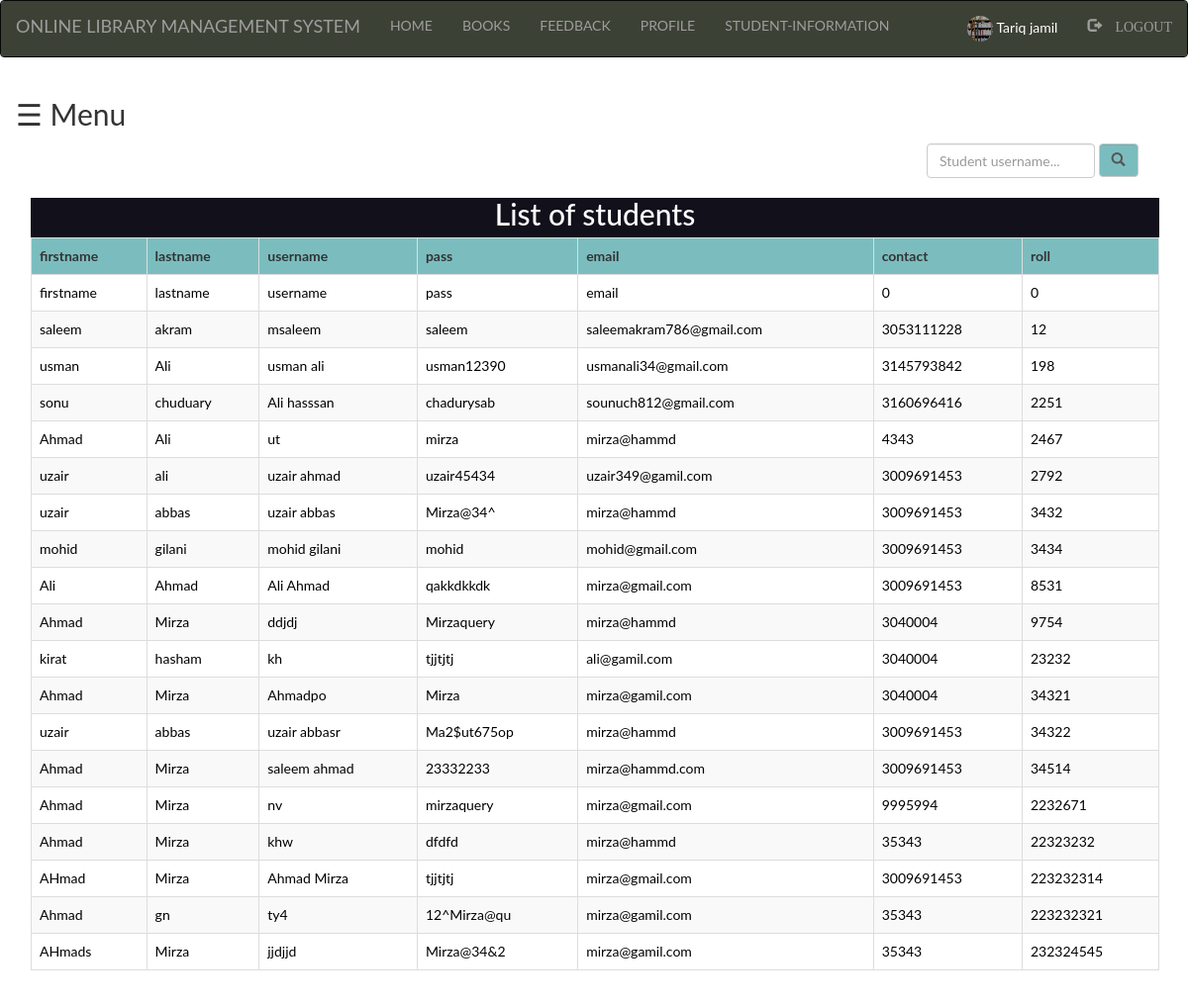
The app's page /Admin/student.php (signed in) with its own data.
### tables this page shows
CREATE TABLE `student` (
  `firstname` varchar(255) NOT NULL,
  `lastname` varchar(100) NOT NULL,
  `username` varchar(100) NOT NULL,
  `pass` varchar(255) NOT NULL,
  `email` varchar(255) NOT NULL,
  `contact` bigint NOT NULL,
  `roll` int NOT NULL,
  `pic` varchar(100) NOT NULL
);

### Admin/student.php (the view, shortened to what this page needs)
  <?php
  include "connection.php";
  ?>
<!DOCTYPE html>
<html lang="en">
<head>
<?php include('includes/links.php'); ?>
</head>
<body>
<?php include ("navbar.php");?>
<div id="main">
  <span style="font-size:30px; cursor:pointer" onclick="openNav()">&#9776; Menu</span>
<div class="container">
<div class="srch">
<form class="navbar-form" method="post" name="form1" action="search.php">
<input type="text" class="form-control" name="search" required="" placeholder="Student username..."  id="qw">
<button style="background-color: #6db6b9e6;" type="submit" name="submit" required="" class="form-control">
<span class="glyphicon glyphicon-search"></span>
</button>
</form>
</div>
    <?php
    $res=mysqli_query($conn, "SELECT * FROM student;");
    echo "<h2 style='text-align: center; background: rgb(17, 16, 27); color: white; height: 40px; margin: auto 0px; margin-top: 20px;'>List of students </h2>";
    echo "<table class='table table-bordered  table-striped' >";
      echo "<tr style='background-color: #6db6b9e6'>";
      echo "<th>"; echo"firstname"; echo"</th>";
      echo "<th>"; echo"lastname"; echo"</th>";
      echo "<th>"; echo"username"; echo"</th>";
      echo "<th>"; echo"pass"; echo"</th>";
      echo "<th>"; echo"email"; echo"</th>";
      echo "<th>"; echo"contact"; echo"</th>";
      echo "<th>"; echo"roll"; echo"</th>";
    while($row=mysqli_fetch_assoc($res))
    {
       echo "<tr>";
       echo "<td><a class = 'eventi' href = '#' style='text-decoration: none; color: black;'>" . $row['firstname']. "</a></td>";
       echo "<td><a class = 'eventi' href = '#' style='text-decoration: none; color: black;'>" . $row['lastname']. "</a></td>";
       echo "<td><a class = 'eventi' href = '#' style='text-decoration: none; color: black;'>" . $row['username']. "</td>";
       echo "<td><a class = 'eventi' href = '#' style='text-decoration: none; color: black;'>" . $row['pass']. "</td>";
       echo "<td><a class = 'eventi' href = '#'style='text-decoration: none; color: black;'>" . $row['email']. "</td>";
       echo "<td><a class = 'eventi' href = '#'style='text-decoration: none; color: black;'>" . $row['contact']. "</td>";
       echo "<td><a class = 'eventi' href = '#'style='text-decoration: none; color: black;'>" . $row['roll']. "</td>";
       echo "</tr>";
    }
    echo "</table>";
    ?>
    </div>
</body>
</html>

### Admin/style.css (style rules this page uses)
html, body, div, span, object, iframe, h1, h2, h3, h4, h5, h6, p, blockquote, pre, abbr, address, cite, code, del, dfn, em, img, ins, kbd, q, samp, small, strong, sub, sup, var, b, i, dl, dt, dd, ol, ul, li, fieldset, form, label, legend, table, caption, tbody, tfoot, thead, tr, th, td, article, aside, canvas, details, figcaption, figure, footer, header, hgroup, menu, nav, section, summary, time, mark, audio, video { margin:0; padding:0; border:0; outline:0; font-size:100%; vertical-align:baseline; background:transparent; }
body { line-height:1; }
a { margin:0; padding:0; font-size:100%; vertical-align:baseline; background:transparent; }
table { border-collapse:collapse; border-spacing:0; }
input, select { vertical-align:middle; }
button { border-radius: 10px; }

### Admin/student.php (style rules this page uses)
.srch { padding-left: 890px; }
#qw { width: 170px; height: 35px; transition: width 2s; }
body { font-family: "Lato", sans-serif; transition: background-color .5s; }
#main { transition: margin-left .5s; padding: 16px; }

### records on screen
student: firstname "firstname", lastname "lastname", username "username", pass "pass", email "email", contact "0", roll "0"
student: firstname "saleem", lastname "akram", username "msaleem", pass "saleem", email "saleemakram786@gmail.com", contact "3053111228", roll "12"
student: firstname "usman", lastname "Ali", username "usman ali", pass "usman12390", email "usmanali34@gmail.com", contact "3145793842", roll "198"
student: firstname "sonu", lastname "chuduary", username "Ali hasssan", pass "chadurysab", email "sounuch812@gmail.com", contact "3160696416", roll "2251"
student: firstname "Ahmad", lastname "Ali", username "ut", pass "mirza", email "mirza@hammd", contact "4343", roll "2467"
student: firstname "uzair", lastname "ali", username "uzair ahmad", pass "uzair45434", email "uzair349@gamil.com", contact "3009691453", roll "2792"
student: firstname "uzair", lastname "abbas", username "uzair abbas", pass "Mirza@34^", email "mirza@hammd", contact "3009691453", roll "3432"
student: firstname "mohid", lastname "gilani", username "mohid gilani", pass "mohid", email "mohid@gmail.com", contact "3009691453", roll "3434"
student: firstname "Ali", lastname "Ahmad", username "Ali Ahmad", pass "qakkdkkdk", email "mirza@gmail.com", contact "3009691453", roll "8531"
student: firstname "Ahmad", lastname "Mirza", username "ddjdj", pass "Mirzaquery", email "mirza@hammd", contact "3040004", roll "9754"
student: firstname "kirat", lastname "hasham", username "kh", pass "tjjtjtj", email "ali@gamil.com", contact "3040004", roll "23232"
student: firstname "Ahmad", lastname "Mirza", username "Ahmadpo", pass "Mirza", email "mirza@gamil.com", contact "3040004", roll "34321"
student: firstname "uzair", lastname "abbas", username "uzair abbasr", pass "Ma2$ut675op", email "mirza@hammd", contact "3009691453", roll "34322"
student: firstname "Ahmad", lastname "Mirza", username "saleem ahmad", pass "23332233", email "mirza@hammd.com", contact "3009691453", roll "34514"
student: firstname "Ahmad", lastname "Mirza", username "nv", pass "mirzaquery", email "mirza@gmail.com", contact "9995994", roll "2232671"
student: firstname "Ahmad", lastname "Mirza", username "khw", pass "dfdfd", email "mirza@hammd", contact "35343", roll "22323232"
student: firstname "AHmad", lastname "Mirza", username "Ahmad Mirza", pass "tjjtjtj", email "mirza@gmail.com", contact "3009691453", roll "223232314"
student: firstname "Ahmad", lastname "gn", username "ty4", pass "12^Mirza@qu", email "mirza@gamil.com", contact "35343", roll "223232321"
student: firstname "AHmads", lastname "Mirza", username "jjdjjd", pass "Mirza@34&2", email "mirza@gamil.com", contact "35343", roll "232324545"

### other values on screen
$_SESSION['login_user'] "Tariq jamil"
